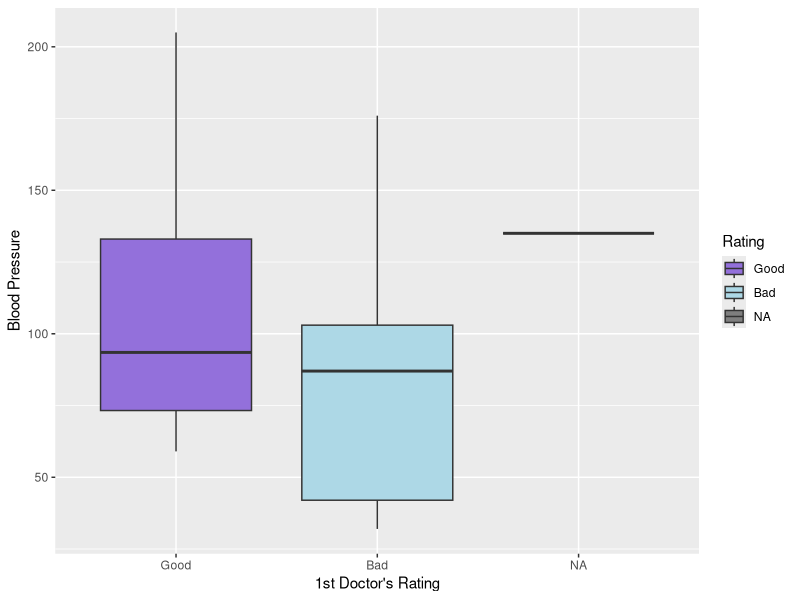
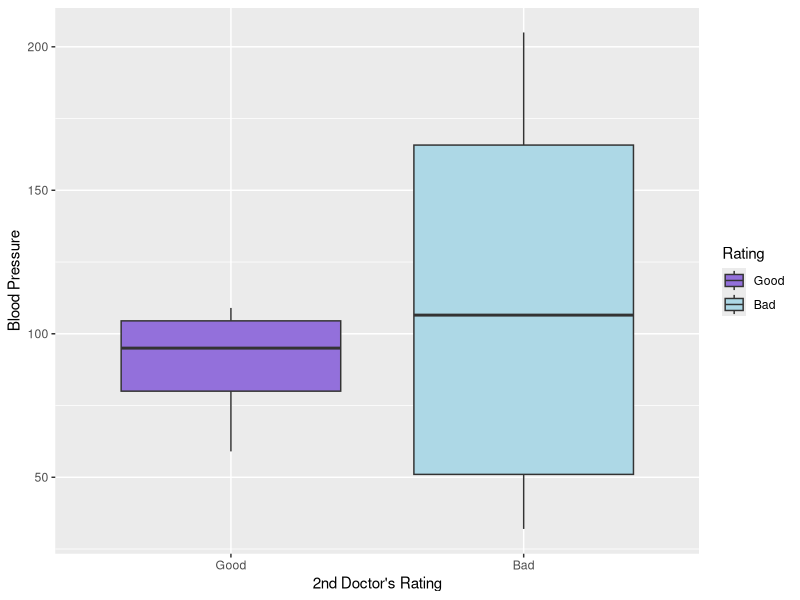
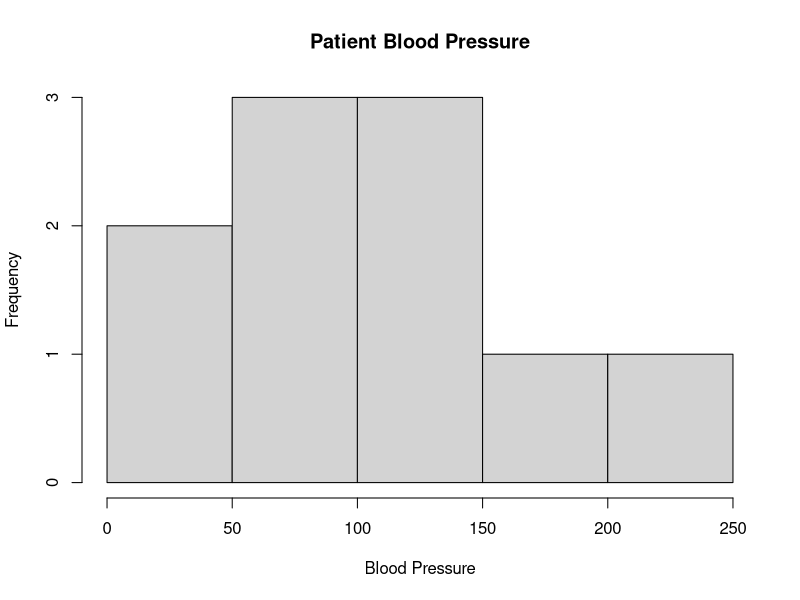

Recreate these plots in R, in order.
library(ggplot2)

Frequency <- c(0.6,0.3,0.4,0.4,0.2,0.6,0.3,0.4,0.9,0.2)
BP <- c(103,87,32,42,59,109,78,205,135,176)
First <- c(1,1,1,1,0,0,0,0,NA,1)
Second <- c(0,0,1,1,0,0,1,1,1,1)
FinalDecision <- c(0,1,0,1,0,1,0,1,1,1)

blood <- data.frame(Frequency, BP, First, Second, FinalDecision)

ggplot(blood, aes(x = factor(First, labels = c("Good", "Bad")), y = BP, fill = factor(First))) +
  geom_boxplot() +
  labs(x = "1st Doctor's Rating", y = "Blood Pressure") +
  scale_fill_manual(values = c("mediumpurple", "lightblue"), name = "Rating", labels = c("Good", "Bad"))

ggplot(blood, aes(x = factor(Second, labels = c("Good", "Bad")), y = BP, fill = factor(Second))) +
  geom_boxplot() +
  labs(x = "2nd Doctor's Rating", y = "Blood Pressure") +
  scale_fill_manual(values = c("mediumpurple", "lightblue"), name = "Rating", labels = c("Good", "Bad"))

hist(blood$BP, main = "Patient Blood Pressure", xlab="Blood Pressure")

